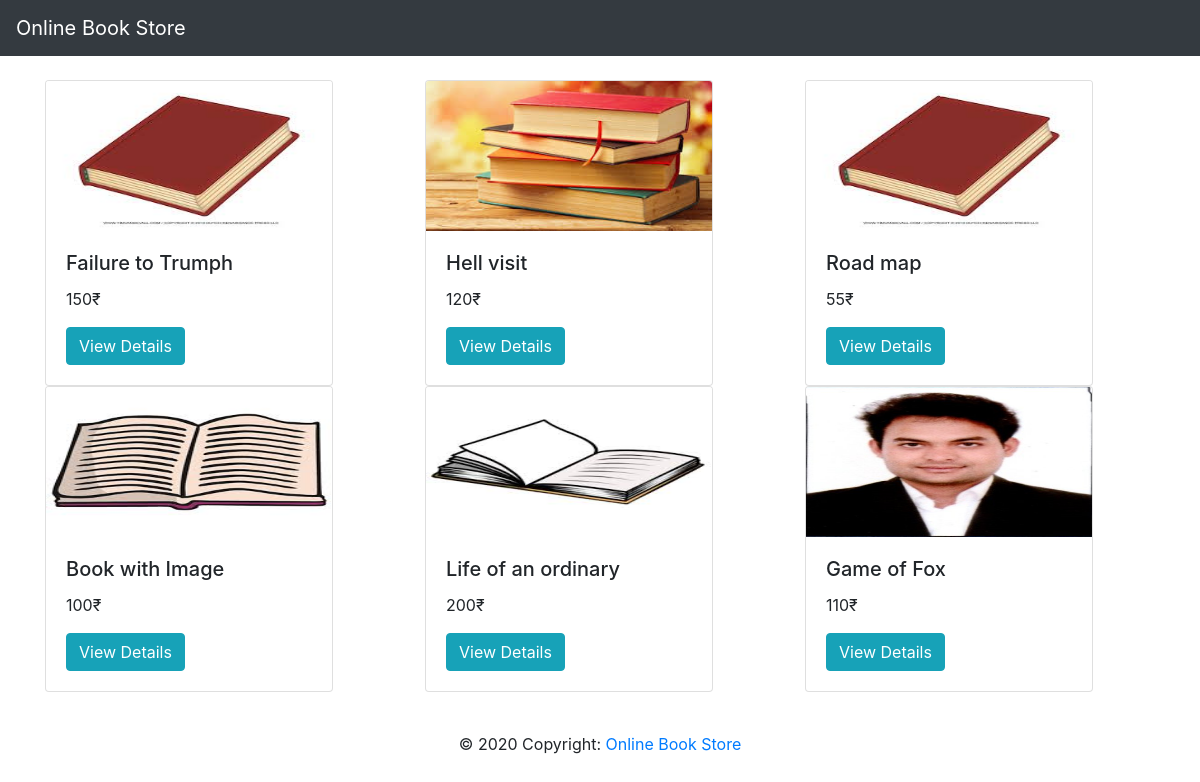
The page / on the database its author committed.
### website/models.py (models this page shows, shortened)
class Book(models.Model):
    name = models.CharField(max_length=100)
    desc = models.CharField(max_length=300)
    price = models.IntegerField()
    book_image = models.ImageField(default='default.jpg', upload_to='book_images/')

### website/views.py (the view)
# urls.py: path('', views.index, name='index'),
def index(request):
    book_list = Book.objects.all()
    context = {
        'book_list': book_list
    }
    return render(request, 'website/index.html', context)

### website/templates/website/index.html
{% extends 'website/base.html' %}
{% block body %}
<br>
<div class="container">
  <div class="row">
    {% for book in book_list %}
    <br>
    <div class="col">
      <div class="card" style="width: 18rem;">
        <img class="card-img-top" src ="{{book.book_image.url}}" alt="" width="100" height="150"/>
        <div class="card-body">
          <h5 class="card-title">{{book.name}}</h5>
          <p class="card-text">{{book.price}}&#8377;</p>
          <a class="btn btn-info" href="{% url 'website:detail' book.id%}">View Details</a>
          <br>
        </div>
      </div>
    </div>
    {% endfor %}
  </div>
</div>
{% endblock body %}

### website/templates/website/base.html (shortened to what this page needs)
<!DOCTYPE html>
{% load static %}
<html>
  <head>
    <link
      rel="stylesheet"
      href="https://stackpath.bootstrapcdn.com/bootstrap/4.5.2/css/bootstrap.min.css"
    />
    <link rel="stylesheet" href="{% static 'website/style.css' %}" />
  </head>
  <body>
    <nav class="navbar navbar-dark bg-dark">
      <a class="navbar-brand" href="{%url 'website:index'%}">
      Online Book Store </a>
    </nav>
    {% block body %}
    {% endblock  %}
  </body>
<br>
<footer class="page-footer font-dark">
  <div class="footer-copyright text-center py-3">© 2020 Copyright:
    <a href="#"> Online Book Store</a>
  </div>
</footer>
</html>

### rows shown on the page
Book: book_image (placeholder picture), name "Failure to Trumph", price "150"
Book: book_image (picture), name "Hell visit", price "120"
Book: book_image (placeholder picture), name "Road map", price "55"
Book: book_image (picture), name "Book with Image", price "100"
Book: book_image (picture), name "Life of an ordinary", price "200"
Book: book_image (picture), name "Game of Fox", price "110"
